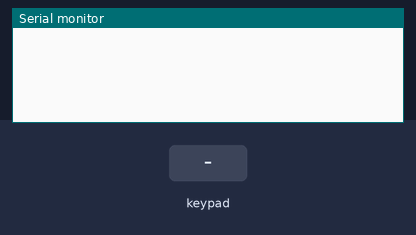
The sketch below on a simulated Arduino Leonardo, built with avr-gcc and run on an emulated ATmega32U4. Parts: the last lines printed to the serial monitor. The inputs (shaded band) are chosen by the test bench. USB keyboard and mouse output is not drawn.

Above: at 1.2 s.
1.3 s: key '1' pressed
At 2.6 s:
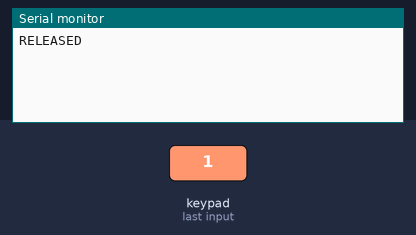
2.9 s: keypad keys 3 2 1 0 pressed 0.4 s apart
At 3.44 s:
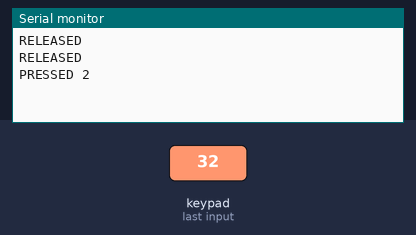
6.0 s: key '4' pressed
At 6.6 s:
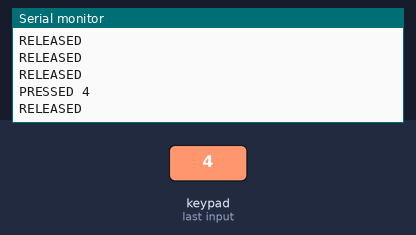
7.5 s: keypad keys 7 6 5 4 pressed 0.4 s apart
At 7.84 s:
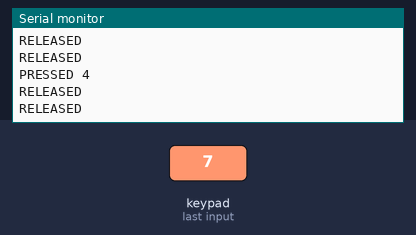
Timing chart, 0 to 10.5 s (numbered marks = the images above; inputs shaded):
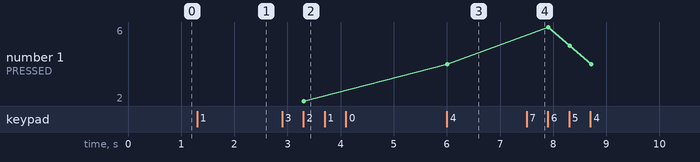

Measured:
- after the input at 1.3 s, the serial monitor: prints a new line after 0.16 s (image 1)
- after the input at 2.9 s, the serial monitor: prints a new line after 0.41 s (image 2)
- after the input at 6.0 s, the serial monitor: prints a new line at once (image 3)
- plotted number 1: 2 → 4 after the input at 6.0 s

The sketch:

Keypad_Controller.ino
```cpp
#include <Keypad.h>
#include <Keyboard.h>

#define ROWS 4 //4 rows
#define COLS 4 //4 columns
#define KEYBOARD_SPACE_BAR 0x20//space bar key

//reference the characters on the keypad
char hexaKeys[ROWS][COLS] = {
  {'1', '4', '7', '*'},
  {'2', '5', '8', '0'},
  {'3', '6', '9', '#'},
  {'A', 'B', 'C', 'D'}
};
byte rowPins[ROWS] = {3, 2, 1, 0}; //row pin of the keypad
byte colPins[COLS] = {7, 6, 5, 4}; //column pin of the keypad

//Keypad initialization, customKeypad will be used to get keypad's events
Keypad customKeypad = Keypad(makeKeymap(hexaKeys), rowPins, colPins, ROWS, COLS);

//init method
void setup() {
  Serial.begin(9600);//init Serial to display debug messages
  Keyboard.begin();//init keyboard to send keyboard commands to the computer
  customKeypad.addEventListener(keypadEvent); //add a custom event listener for the keypad
  customKeypad.setDebounceTime(50);//set the long click duration
}

//program loop method
void loop() {
  char key = customKeypad.getKey();//get the pressed key if any, non-blocking method so it can return an empty char
}

//the event listener for the keypad
void keypadEvent(KeypadEvent key) {
  switch (customKeypad.getState()) { //get the state associated to the event
    case PRESSED://if the state is pressed
      switch (key) { //send the correct signal depending on the key pressed
        case '2': //if the key is 2 meaning up
          Serial.println("PRESSED 2");
          Keyboard.press(KEY_UP_ARROW);
          break;
        case '8': //if the key is 8 meaning down
          Serial.println("PRESSED 8");
          Keyboard.press(KEY_DOWN_ARROW);
          break;
        case '4': //if the key is 4 meaning left
          Serial.println("PRESSED 4");
          Keyboard.press(KEY_LEFT_ARROW);
          break;
        case '6': //if the key is 6 meaning right
          Serial.println("PRESSED 6");
          Keyboard.press(KEY_RIGHT_ARROW);
          break;
        case '5': //if the key is 5 meaning action, we send a space bar signal
          Serial.println("PRESSED 5");
          Keyboard.press(KEYBOARD_SPACE_BAR);
          Keyboard.release(KEYBOARD_SPACE_BAR);//release signal after sending it (the action must be sent once)
          break;
      }
      break;
    case HOLD://if the state is hold
      switch (key) {
        case '2':
          Serial.println("Hold 2");
          Keyboard.press(KEY_UP_ARROW);
          break;
        case '8':
          Serial.println("Hold 8");
          Keyboard.press(KEY_DOWN_ARROW);
          break;
        case '4':
          Serial.println("Hold 4");
          Keyboard.press(KEY_LEFT_ARROW);
          break;
        case '6':
          Serial.println("Hold 6");
          Keyboard.press(KEY_RIGHT_ARROW);
          break;
      }
      break;
    case RELEASED://if the state is released
      Serial.println("RELEASED");
      Keyboard.releaseAll();//release all signals
      break;
  }
}
```
